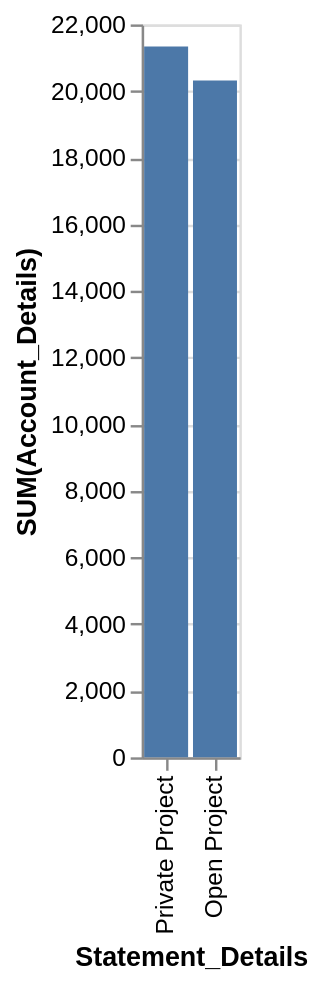

Write the Vega-Lite specification saved for this chart.
### Vega-Lite specification from a JSON file in a GitHub repository (floating-point values rounded to 4 significant figures)
{"data": {"values": [{"x_data": "Private Project", "y_data": 21335}, {"x_data": "Open Project", "y_data": 20316}]}, "mark": "bar", "encoding": {"x": {"field": "x_data", "type": "nominal", "title": "Statement_Details", "sort": "descending"}, "y": {"field": "y_data", "type": "quantitative", "title": "SUM(Account_Details)"}}}
